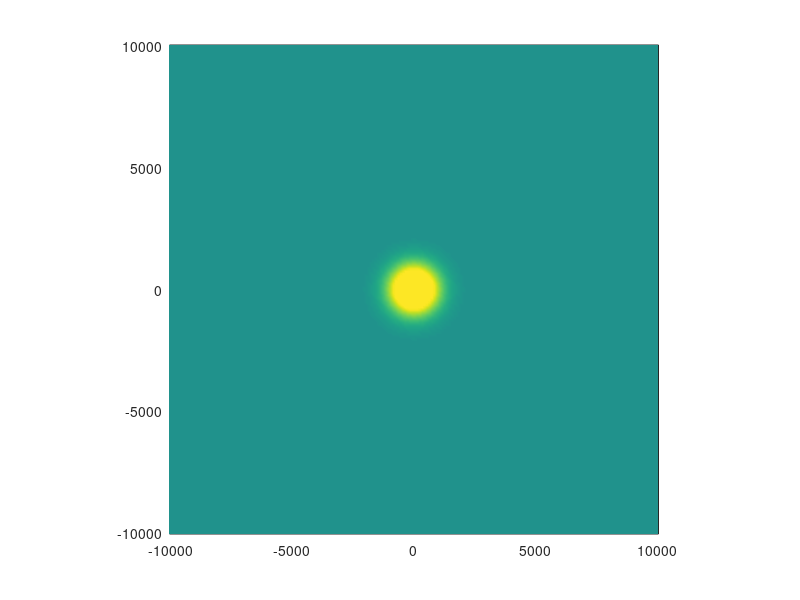

Write MATLAB code to recreate this figure. (Note: this script raises an error after producing the figure.)
%
% Linear shallow water equations : no rotation + open boundaries
%
%  Du/Dt = -gDzeta/Dx
%  Dv/Dt = -gDzeta/Dy
%  Dzeta/Dt = -H(Du/Dx-Dv/Dy)
%
clear all
close all
%
% Parameters
%
dx=100.e3;		% X resolution [m]
dy=dx;		        % Y resolution [m]
dt=432;			% time step [s]
daymax=3;		% duration of simulation [days]
xmax=20000.e3;		% Length of the basin [m]
ymax=20000.e3;		% Width of the basin [m]
Hmax=2500.;		% depth [m]
g=9.81;			% gravity acceleration [m.s-2]
rho0=1025;		% Density [kg.m-3]
%
R0=1000e3;		% Diameter of the initial perturbation [m]
zeta0=0.2;		% Amplitude initial perturbation [m]
%
daydiag=0.1;		% Number of days between diagnostics
dayplot=0.1;		% Number of days between images
skip=0;			% Plot 1 arrow every 'skip' grid points
%
rsponge=1e-4;		% Maximum value of rayleigh damping in the sponge [m.s-1]
xsponge=1000e3;		% Size of the sponge [m]
%
% Test of the CFL criterion for barotropic gravity waves
%
c=sqrt(g*Hmax)*dt/dx;
disp(['DT = ',num2str(dt)])
disp(['DX/DT = ',num2str(dx/dt)])
disp(['CMAX = ',num2str(sqrt(g*Hmax))])
disp(['COURANT NUMBER = ',num2str(c)])
disp(' ')
%
% Build a horizontal C-grid
%
x_rho=-xmax/2-dx/2:dx:xmax/2+dx/2;
y_rho=-ymax/2-dy/2:dy:ymax/2+dy/2;
x_u=0.5*(x_rho(2:end)+x_rho(1:end-1));
y_u=y_rho;
x_v=x_rho;
y_v=0.5*(y_rho(2:end)+y_rho(1:end-1));
[x_rho,y_rho]=meshgrid(x_rho,y_rho);
[x_u,y_u]=meshgrid(x_u,y_u);
[x_v,y_v]=meshgrid(x_v,y_v);
[M,L]=size(x_rho);
disp(['grid size : ',num2str(L),' X ',num2str(M)])
%
% Create the bottom topography
%
H=Hmax + 0*x_rho;
%
% Compute the sponge
%
rspg=0*x_rho;
if rsponge>0
  distE=-x_rho+xmax/2;
  distW=x_rho+xmax/2;
  distN=-y_rho+ymax/2;
  distS=y_rho+ymax/2;
  dist=cat(3,distE,distW,distN,distS);
  dist=min(dist,[],3);
  dist(dist<0)=0;
  rspg=0.5*(cos(pi*dist/xsponge)+1);
  rspg(dist>=xsponge)=0;
  rspg=rsponge*rspg;
end
rspg=rspg./H;
rspg_u=0.5*(rspg(:,2:end)+rspg(:,1:end-1));
rspg_v=0.5*(rspg(2:end,:)+rspg(1:end-1,:));
%
% Define the initial conditions
%
zeta=zeta0*exp(-(x_rho.^2+y_rho.^2)/R0^2);
u=0*y_u;
v=0*y_v;
%
nstep=0;
nframe=0;
%
% Main computing loop
%
for time=0:dt/(24*3600):daymax
%
  nstep=nstep+1;
%
% Compute u-rhs terms : pressure gradient
%
  ru=-g.*(zeta(:,2:end)-zeta(:,1:end-1))./dx;
%
% Compute v-rhs terms : pressure gradient
%
  rv=-g.*(zeta(2:end,:)-zeta(1:end-1,:))./dy;
%
% Step U : forward step U(t+1)=U(t)+dt*F(t)
%
  u(2:end-1,2:end-1)=u(2:end-1,2:end-1)+dt*ru(2:end-1,2:end-1);
%
% Open boundary conditions for u
%
  u(:,1)=(u(:,1)+c.*u(:,2))./(1+c);
  u(:,end)=(u(:,end)+c.*u(:,end-1))./(1+c);
  u(1,:)=(u(1,:)+c.*u(2,:))./(1+c);
  u(end,:)=(u(end,:)+c.*u(end-1,:))./(1+c);
%
% Step V : forward step V(t+1)=V(t)+dt*F(t)
%
  v(2:end-1,2:end-1)=v(2:end-1,2:end-1)+dt*rv(2:end-1,2:end-1);
%
% Open boundary conditions for v
%
  v(:,1)=(v(:,1)+c.*v(:,2))./(1+c);
  v(:,end)=(v(:,end)+c.*v(:,end-1))./(1+c);
  v(1,:)=(v(1,:)+c.*v(2,:))./(1+c);
  v(end,:)=(v(end,:)+c.*v(end-1,:))./(1+c);
%
% Compute zeta-rhs terms 
%
  rz=0.*y_rho;
%
% Divergence of u 
%
  rz(:,2:end-1)=rz(:,2:end-1)+(u(:,2:end)-u(:,1:end-1))/dx;
%
% Divergence of v 
%
  rz(2:end-1,:)=rz(2:end-1,:)+(v(2:end,:)-v(1:end-1,:))/dy;
%
% Backward step for zeta (don't forget H)
%
  zeta(2:end-1,2:end-1)=zeta(2:end-1,2:end-1)-...
                        dt.*H(2:end-1,2:end-1).*rz(2:end-1,2:end-1);
%
% Open boundary conditions for zeta (radiation conditions)
%
  zeta(:,1)=(zeta(:,1)+c.*zeta(:,2))./(1+c);
  zeta(:,end)=(zeta(:,end)+c.*zeta(:,end-1))./(1+c);
  zeta(1,:)=(zeta(1,:)+c.*zeta(2,:))./(1+c);
  zeta(end,:)=(zeta(end,:)+c.*zeta(end-1,:))./(1+c);
%
% Diagnostics if necessary
%
  if rem(time,daydiag)==0
    disp(['Day: ',num2str(time),' - Step: ',num2str(nstep)])
    mz=100*mean(mean(zeta));
    mu=mean(mean(u));  
    mv=mean(mean(v));  
    disp(['Mean zeta: ',num2str(mz),...
          ' - u: ',num2str(mu),...
          ' - v: ',num2str(mv)])
    mz=100*max(max(zeta));
    mu=max(max(u));  
    mv=max(max(v));  
    disp(['Max zeta: ',num2str(mz),...
          ' - u: ',num2str(mu),...
          ' - v: ',num2str(mv)])
    mz=100*min(min(zeta));
    mu=min(min(u));  
    mv=min(min(v));  
    disp(['Min zeta: ',num2str(mz),...
          ' - u: ',num2str(mu),...
          ' - v: ',num2str(mv)])
    disp(' ')
  end
%
% Plot if necessary
%
  if rem(time,dayplot)==0 
    nframe=nframe+1;
    pcolor(x_rho/1000,y_rho/1000,100*zeta)
    shading interp
    axis image
    caxis([-10 10])
    colorbar('horiz')
    if skip>0
      hold on
      ur=0.5*(u(2:end-1,2:end)+u(2:end-1,1:end-1));
      vr=0.5*(v(2:end,2:end-1)+v(1:end-1,2:end-1));
      quiver(x_rho(2:skip:end-1,2:skip:end-1)/1000,...
             y_rho(2:skip:end-1,2:skip:end-1)/1000,...
             ur(1:skip:end,1:skip:end),vr(1:skip:end,1:skip:end),'k')
      hold off
    end
    title(['zeta [cm] - day: ',num2str(time)])
    xlabel('X [km]')
    ylabel('Y [km]')
    warning off
    Mov(nframe) = getframe;
  end
end
movie(Mov,5)
